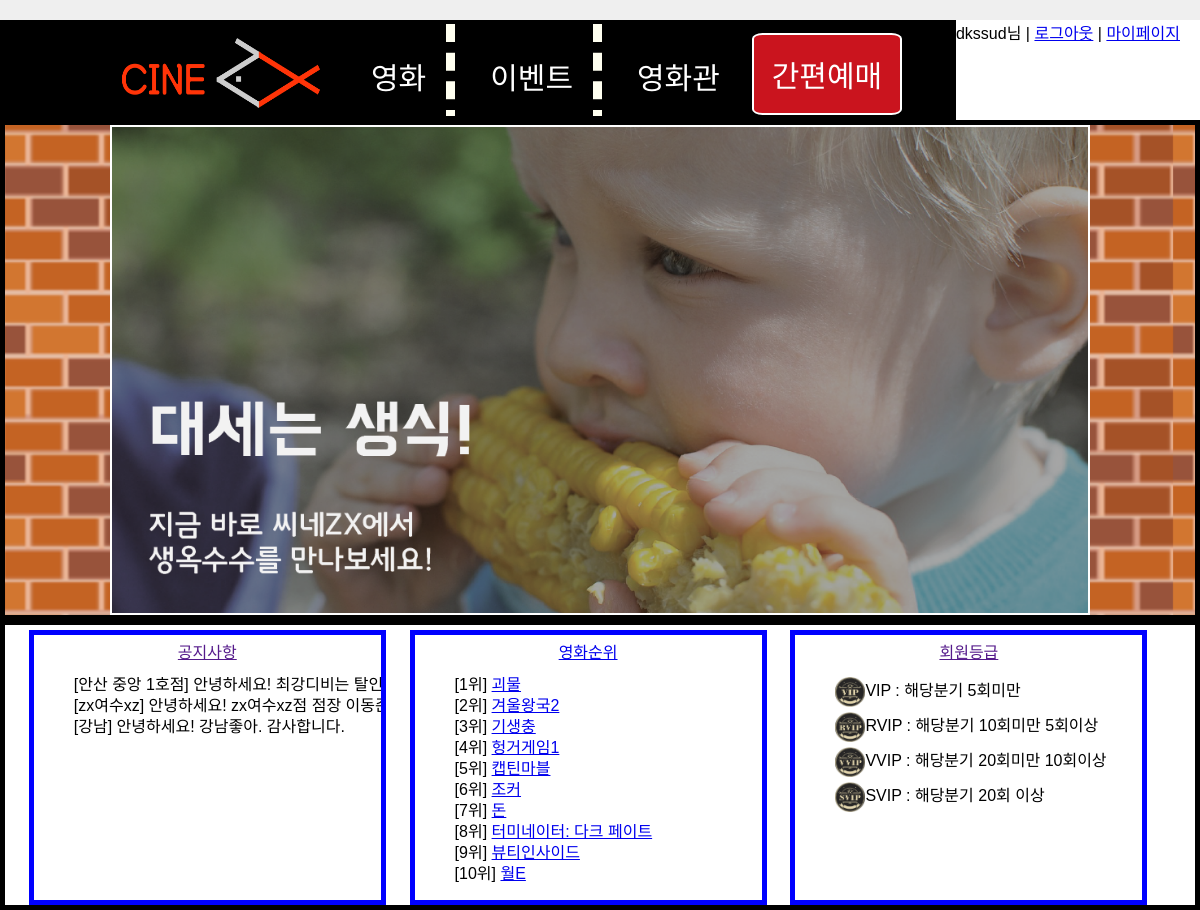
Page /webpage/component/common/cinema_test.php (signed in) on the committed database.
### tables this page shows
CREATE TABLE NOTICE(
  notice_id INT unsigned  auto_increment not NULL,
  cinema_id INT unsigned not null,
  notice_title  varchar(50) not null,
  content text(255) not null,
  notice_date timestamp not NULL default current_timestamp,
  CONSTRAINT PK_NOTICE PRIMARY KEY(notice_id),
  CONSTRAINT FK_NOTICE FOREIGN KEY(cinema_id)
  REFERENCES Cinema(cinema_id) ON UPDATE CASCADE ON DELETE RESTRICT
);

CREATE TABLE Cinema (
    cinema_id int unsigned not null,
    hp varchar(12) null,
    name varchar(50) not null,
    assets bigint unsigned not null default 0,
    area char(10) not null,
    road_address varchar(50) not null,
    detail_address varchar(50) null,
    CONSTRAINT PK_Cinema PRIMARY KEY(cinema_id)
);

CREATE TABLE Movie (
    movie_id int unsigned not null,
    movie_name char(50) not null,
    rating char(10) not null default '전체관람가',
    running_time smallint not null default 0,
    release_date date null,
    distributor varchar(50) null,
    total_audience int unsigned not null default 0,
    contents TEXT(1000)  NOT NULL,
    CONSTRAINT PK_Movie PRIMARY KEY(movie_id)
);

CREATE TABLE Customer_rank(
    rank_name  VARCHAR(10) NOT NULL,
    upgrade_standard  TEXT(1000)  NULL,
    sequence INT NOT NULL,
    CONSTRAINT PK_Customer_rank PRIMARY KEY(rank_name)
);

### webpage/component/common/cinema_test.php (the view, shortened to what this page needs)
<!DOCTYPE html>
<html>
<head>
  <link href="../../styles/common.css" type="text/css" rel="stylesheet" />
  <link href="../../styles/cinema_test_style.css" type="text/css" rel="stylesheet" />
</head>
<body>
  <header class="service_menu">
    <ul id="gnb">
      <?php include "DB_Connect.php";
      include "top_login.php";
      $conn = connect();
      ?>
    </ul>
  </header>
  <?php
  include "../common/navigator.php";
  ?>
  <?php
  for ($i=1; $i <7 ; $i++) {
    ?>
    <div class="ad">
      <div class="mySlides fade">
        <img src="../img/advertisement/ad<?=$i?>.png" />
      </div>
    </div>
  <?php } ?>
  <div class="container">
    <div class="contents">
      <div class="contents_1">
        <a href = "" class = "notice">공지사항</a>
        <ol><MARQUEE scrolldelay="100">
          <?php
          $sql_notice = "select name,content from notice natural join cinema order by notice_date desc limit 5";
          $stmt_notice = $conn->prepare($sql_notice);
          $stmt_notice -> execute();
          $result_notice = $stmt_notice ->fetchAll();
          foreach ($result_notice as $key => $value) {
            ?>
            <li class="notices">[<?=$value['name']?>] <?=$value['content']?></li>
          <?php } ?>
        </MARQUEE></ol>
      </div>
      <div class="contents_2">
        <a href="movie" class="movie_rank">영화순위</a>
        <ol>
          <?php
          $sql_movieranking = "select movie_id,movie_name,total_audience from movie order by total_audience desc limit 10";
          $stmt_movieranking = $conn->prepare($sql_movieranking);
          $stmt_movieranking -> execute();
          $result_movieranking = $stmt_movieranking ->fetchAll();
          foreach ($result_movieranking  as $key => $value) {
            ?>
            <li class="ranking">[<?=$key+1?>위] <a href="../movie/movie.php?id=<?=$value['movie_id']?>"><?=$value['movie_name']?></a></li>
          <?php } ?>
        </ol>
      </div>
      <div class="contents_3">
        <a href="" class="customer_rank">회원등급</a>
        <ol>
          <?php
          $sql_customerrank = "select rank_name,upgrade_standard from customer_rank order by sequence";
          $stmt_customerrank = $conn->prepare($sql_customerrank);
          $stmt_customerrank -> execute();
          $result_customerrank = $stmt_customerrank ->fetchAll();
          foreach ($result_customerrank  as $key => $value) {
            ?>
            <li class="ranking"><img src="../img/rank/<?=$value['rank_name']?>.png"><?=$value['rank_name']?> : <?=$value['upgrade_standard']?></li>
          <?php } ?>
        </ol>
      </div>
    </div>
  </div>
</body>
</html>

### webpage/component/common/top_login.php (shortened to what this page needs)
<?php
if (!isset($_SESSION['id'])) {
  ?>
  <p><a href="../login/login.php">로그인</a> |
    <a href="../login/register.php">회원가입</a></p>
<?php
} else {
  ?>
  <p><?= $_SESSION['id'] ?>님</a> |
    <a href="../login/logout.php">로그아웃</a> |
    <a href="../mypage/mypage_home.php">마이페이지</a>
  </p>
<?php
}
?>

### webpage/component/common/navigator.php (shortened to what this page needs)
<link href="../../styles/navigator.css" type="text/css" rel="stylesheet" />
<nav class="navbar">
  <a href="../common/cinema_test.php"><img src="../img/logo.png"></a>
  <div class="dropdown">
    <button class="dropbtn" id="first">영화
    </button>
  </div>
  <div class="dropdown" id="second">
    <button class="dropbtn">이벤트
    </button>
  </div>
  <div class="dropdown">
    <button class="dropbtn" id="third">영화관
    </button>
  </div>
  <div class="reserve">
    <button class="reservebtn" onclick="location.href = '../purchase/purchase.php'">
      간편예매
    </button>
  </div>
</nav>

### webpage/styles/common.css (style rules this page uses)
body { line-height: 1; }
body,html { margin:0; }
ol, ul { list-style: none; }
.service_menu { padding-top: 10px; padding-bottom: 10px; padding-right: 20px; background-color: #efefef; }
.service_menu ul { list-style: none; margin: 0; padding: 0; float: right; text-align: center; }

### webpage/styles/cinema_test_style.css (style rules this page uses)
.ad { padding-bottom: 10px; height: 500px; border: 5px solid black; text-align: center; background: url('../component/img/advertisement/bg1.png'); background-size: contain; background-repeat: repeat-x; }
.container { border: 5px solid black; margin-left: auto; margin-right: auto; overflow: hidden; float: center; }
.contents { padding-top: 5px; width: 100%; float: center; }
.contents_1, .contents_2, .contents_3 { padding-top: 10px; width: 30%; min-height: 275px; border: 5px solid blue; float: left; text-align: center; margin-left: 2%; }
.ad img { border: solid 2px white; width: 980px; height: 490px; }
* { box-sizing: border-box; }
body { font-family: Verdana, sans-serif; }
.ad { display: none; }
img { vertical-align: middle; }
.fade { -webkit-animation-name: fade; -webkit-animation-duration: 1.5s; animation-name: fade; animation-duration: 1.5s; }
.notices,.ranking { margin-bottom: 5px; width: inherit; text-align: left; white-space: nowrap; overflow: hidden; }
.ranking img { width: 30px; height: 30px; }

### webpage/styles/navigator.css (style rules this page uses)
.navbar img { margin-left: 100px; float: left; width: 200px; height: 70px; }
.navbar { height: 100px; overflow: hidden; background-color: black; font-family: Arial; border: 4px solid black; }
#third { border: none; }
.navbar a { float: left; font-size: 16px; color: white; text-align: center; padding: 14px 16px; text-decoration: none; }
.dropdown { margin-left: 15px; float: left; overflow: hidden; }
.dropdown .dropbtn { margin-left: 5px; font-size: 30px; border-top: none; border-left: none; border-right: 9px dashed ivory; border-bottom: none; outline: none; color: white; padding: 30px 20px; background-color: inherit; font-family: inherit; margin: 0; }
.reservebtn { margin-right: 50px; float: right; font-size: 30px; color: white; background-color: #ca141e; border: 2px solid white; border-radius: 7%; height: 82px; margin-top: 9px; margin-bottom: 9px; width: 150px; font-family: inherit; }

### rows in the picture
notice: cinema.name "안산 중앙 1호점", content "안녕하세요! 최강디비는…"
notice: cinema.name "zx여수xz", content "안녕하세요! zx여수xz점 점장…"
notice: cinema.name "강남", content "안녕하세요! 강남좋아. 감사합니다."
movie: movie_name "괴물"
movie: movie_name "겨울왕국2"
movie: movie_name "기생충"
movie: movie_name "헝거게임1"
movie: movie_name "캡틴마블"
movie: movie_name "조커"
movie: movie_name "돈"
movie: movie_name "터미네이터: 다크 페이트"
movie: movie_name "뷰티인사이드"
movie: movie_name "월E"
customer_rank: shows a picture, rank_name "VIP", upgrade_standard "해당분기 5회미만"
customer_rank: rank_name (picture), rank_name "RVIP", upgrade_standard "해당분기 10회미만 5회이상"
customer_rank: rank_name (picture), rank_name "VVIP", upgrade_standard "해당분기 20회미만 10회이상"
customer_rank: rank_name (picture), rank_name "SVIP", upgrade_standard "해당분기 20회 이상"

### other values in the picture
$_SESSION['id'] "dkssud"
